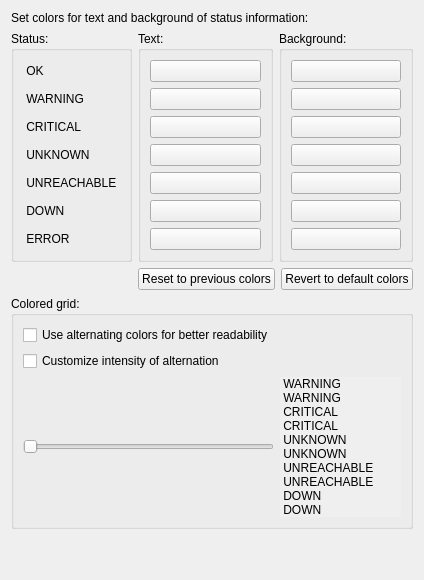
     <widget class="QWidget" name="tab_colors">
      <attribute name="title">
       <string>Colors</string>
      </attribute>
      <layout class="QGridLayout" name="gridLayout_12">
       <item row="12" column="1">
        <spacer name="verticalSpacer_3">
         <property name="orientation">
          <enum>Qt::Vertical</enum>
         </property>
         <property name="sizeHint" stdset="0">
          <size>
           <width>20</width>
           <height>40</height>
          </size>
         </property>
        </spacer>
       </item>
       <item row="0" column="0" colspan="3">
        <widget class="QLabel" name="label_colors">
         <property name="text">
          <string>Set colors for text and background of status information:</string>
         </property>
        </widget>
       </item>
       <item row="1" column="0" rowspan="8">
        <widget class="QGroupBox" name="states_groupbox">
         <property name="title">
          <string>Status:</string>
         </property>
         <layout class="QVBoxLayout" name="verticalLayout_11">
          <item>
           <widget class="QLabel" name="label_color_ok">
            <property name="text">
             <string> OK </string>
            </property>
           </widget>
          </item>
          <item>
           <widget class="QLabel" name="label_color_warning">
            <property name="text">
             <string> WARNING </string>
            </property>
           </widget>
          </item>
          <item>
           <widget class="QLabel" name="label_color_critical">
            <property name="text">
             <string> CRITICAL </string>
            </property>
           </widget>
          </item>
          <item>
           <widget class="QLabel" name="label_color_unknown">
            <property name="text">
             <string> UNKNOWN </string>
            </property>
           </widget>
          </item>
          <item>
           <widget class="QLabel" name="label_color_unreachable">
            <property name="text">
             <string> UNREACHABLE </string>
            </property>
           </widget>
          </item>
          <item>
           <widget class="QLabel" name="label_color_down">
            <property name="text">
             <string> DOWN </string>
            </property>
           </widget>
          </item>
          <item>
           <widget class="QLabel" name="label_color_error">
            <property name="text">
             <string> ERROR </string>
            </property>
           </widget>
          </item>
         </layout>
        </widget>
       </item>
       <item row="1" column="1" rowspan="8">
        <widget class="QGroupBox" name="text_groupbox">
         <property name="title">
          <string>Text:</string>
         </property>
         <layout class="QVBoxLayout" name="verticalLayout_8">
          <item>
           <widget class="QPushButton" name="input_button_color_ok_text">
            <property name="text">
             <string/>
            </property>
           </widget>
          </item>
          <item>
           <widget class="QPushButton" name="input_button_color_warning_text">
            <property name="text">
             <string/>
            </property>
           </widget>
          </item>
          <item>
           <widget class="QPushButton" name="input_button_color_critical_text">
            <property name="text">
             <string/>
            </property>
           </widget>
          </item>
          <item>
           <widget class="QPushButton" name="input_button_color_unknown_text">
            <property name="text">
             <string/>
            </property>
           </widget>
          </item>
          <item>
           <widget class="QPushButton" name="input_button_color_unreachable_text">
            <property name="text">
             <string/>
            </property>
           </widget>
          </item>
          <item>
           <widget class="QPushButton" name="input_button_color_down_text">
            <property name="text">
             <string/>
            </property>
           </widget>
          </item>
          <item>
           <widget class="QPushButton" name="input_button_color_error_text">
            <property name="text">
             <string/>
            </property>
           </widget>
          </item>
         </layout>
        </widget>
       </item>
       <item row="1" column="2" rowspan="8">
        <widget class="QGroupBox" name="background_groupbox">
         <property name="title">
          <string>Background:</string>
         </property>
         <layout class="QVBoxLayout" name="verticalLayout_12">
          <item>
           <widget class="QPushButton" name="input_button_color_ok_background">
            <property name="text">
             <string/>
            </property>
           </widget>
          </item>
          <item>
           <widget class="QPushButton" name="input_button_color_warning_background">
            <property name="text">
             <string/>
            </property>
           </widget>
          </item>
          <item>
           <widget class="QPushButton" name="input_button_color_critical_background">
            <property name="text">
             <string/>
            </property>
           </widget>
          </item>
          <item>
           <widget class="QPushButton" name="input_button_color_unknown_background">
            <property name="text">
             <string/>
            </property>
           </widget>
          </item>
          <item>
           <widget class="QPushButton" name="input_button_color_unreachable_background">
            <property name="text">
             <string/>
            </property>
           </widget>
          </item>
          <item>
           <widget class="QPushButton" name="input_button_color_down_background">
            <property name="text">
             <string/>
            </property>
           </widget>
          </item>
          <item>
           <widget class="QPushButton" name="input_button_color_error_background">
            <property name="text">
             <string/>
            </property>
           </widget>
          </item>
         </layout>
        </widget>
       </item>
       <item row="10" column="1" colspan="2">
        <layout class="QHBoxLayout" name="horizontalLayout_12">
         <item>
          <widget class="QPushButton" name="button_colors_reset">
           <property name="text">
            <string>Reset to previous colors</string>
           </property>
          </widget>
         </item>
         <item>
          <widget class="QPushButton" name="button_colors_defaults">
           <property name="text">
            <string>Revert to default colors</string>
           </property>
          </widget>
         </item>
        </layout>
       </item>
       <item row="11" column="0" colspan="3">
        <widget class="QGroupBox" name="groupBox_color_grid">
         <property name="title">
          <string>Colored grid:</string>
         </property>
         <layout class="QGridLayout" name="gridLayout_18">
          <item row="0" column="0">
           <widget class="QCheckBox" name="input_checkbox_show_grid">
            <property name="text">
             <string>Use alternating colors for better readability</string>
            </property>
           </widget>
          </item>
          <item row="1" column="0">
           <widget class="QCheckBox" name="input_checkbox_grid_use_custom_intensity">
            <property name="enabled">
             <bool>true</bool>
            </property>
            <property name="text">
             <string>Customize intensity of alternation</string>
            </property>
           </widget>
          </item>
          <item row="2" column="0">
           <widget class="QSlider" name="input_slider_grid_alternation_intensity">
            <property name="sizePolicy">
             <sizepolicy hsizetype="Minimum" vsizetype="Fixed">
              <horstretch>0</horstretch>
              <verstretch>0</verstretch>
             </sizepolicy>
            </property>
            <property name="maximum">
             <number>50</number>
            </property>
            <property name="orientation">
             <enum>Qt::Horizontal</enum>
            </property>
           </widget>
          </item>
          <item row="2" column="1">
           <layout class="QVBoxLayout" name="vbox_alternation_intensity_labels">
            <property name="spacing">
             <number>0</number>
            </property>
            <item>
             <widget class="QLabel" name="label_intensity_warning_0">
              <property name="autoFillBackground">
               <bool>true</bool>
              </property>
              <property name="text">
               <string> WARNING</string>
              </property>
              <property name="alignment">
               <set>Qt::AlignLeading|Qt::AlignLeft|Qt::AlignVCenter</set>
              </property>
              <property name="margin">
               <number>0</number>
              </property>
             </widget>
            </item>
            <item>
             <widget class="QLabel" name="label_intensity_warning_1">
              <property name="autoFillBackground">
               <bool>true</bool>
              </property>
              <property name="text">
               <string> WARNING</string>
              </property>
              <property name="alignment">
               <set>Qt::AlignLeading|Qt::AlignLeft|Qt::AlignVCenter</set>
              </property>
             </widget>
            </item>
            <item>
             <widget class="QLabel" name="label_intensity_critical_0">
              <property name="autoFillBackground">
               <bool>true</bool>
              </property>
              <property name="text">
               <string> CRITICAL</string>
              </property>
              <property name="alignment">
               <set>Qt::AlignLeading|Qt::AlignLeft|Qt::AlignVCenter</set>
              </property>
             </widget>
            </item>
            <item>
             <widget class="QLabel" name="label_intensity_critical_1">
              <property name="autoFillBackground">
               <bool>true</bool>
              </property>
              <property name="text">
               <string> CRITICAL</string>
              </property>
              <property name="alignment">
               <set>Qt::AlignLeading|Qt::AlignLeft|Qt::AlignVCenter</set>
              </property>
             </widget>
            </item>
            <item>
             <widget class="QLabel" name="label_intensity_unknown_0">
              <property name="autoFillBackground">
               <bool>true</bool>
              </property>
              <property name="text">
               <string> UNKNOWN</string>
              </property>
              <property name="alignment">
               <set>Qt::AlignLeading|Qt::AlignLeft|Qt::AlignVCenter</set>
              </property>
             </widget>
            </item>
            <item>
             <widget class="QLabel" name="label_intensity_unknown_1">
              <property name="autoFillBackground">
               <bool>true</bool>
              </property>
              <property name="text">
               <string> UNKNOWN</string>
              </property>
              <property name="alignment">
               <set>Qt::AlignLeading|Qt::AlignLeft|Qt::AlignVCenter</set>
              </property>
             </widget>
            </item>
            <item>
             <widget class="QLabel" name="label_intensity_unreachable_0">
              <property name="autoFillBackground">
               <bool>true</bool>
              </property>
              <property name="text">
               <string> UNREACHABLE</string>
              </property>
              <property name="alignment">
               <set>Qt::AlignLeading|Qt::AlignLeft|Qt::AlignVCenter</set>
              </property>
             </widget>
            </item>
            <item>
             <widget class="QLabel" name="label_intensity_unreachable_1">
              <property name="autoFillBackground">
               <bool>true</bool>
              </property>
              <property name="text">
               <string> UNREACHABLE</string>
              </property>
              <property name="alignment">
               <set>Qt::AlignLeading|Qt::AlignLeft|Qt::AlignVCenter</set>
              </property>
             </widget>
            </item>
            <item>
             <widget class="QLabel" name="label_intensity_down_0">
              <property name="autoFillBackground">
               <bool>true</bool>
              </property>
              <property name="text">
               <string> DOWN</string>
              </property>
              <property name="alignment">
               <set>Qt::AlignLeading|Qt::AlignLeft|Qt::AlignVCenter</set>
              </property>
             </widget>
            </item>
            <item>
             <widget class="QLabel" name="label_intensity_down_1">
              <property name="autoFillBackground">
               <bool>true</bool>
              </property>
              <property name="text">
               <string> DOWN</string>
              </property>
              <property name="alignment">
               <set>Qt::AlignLeading|Qt::AlignLeft|Qt::AlignVCenter</set>
              </property>
             </widget>
            </item>
           </layout>
          </item>
         </layout>
        </widget>
       </item>
      </layout>
     </widget>
